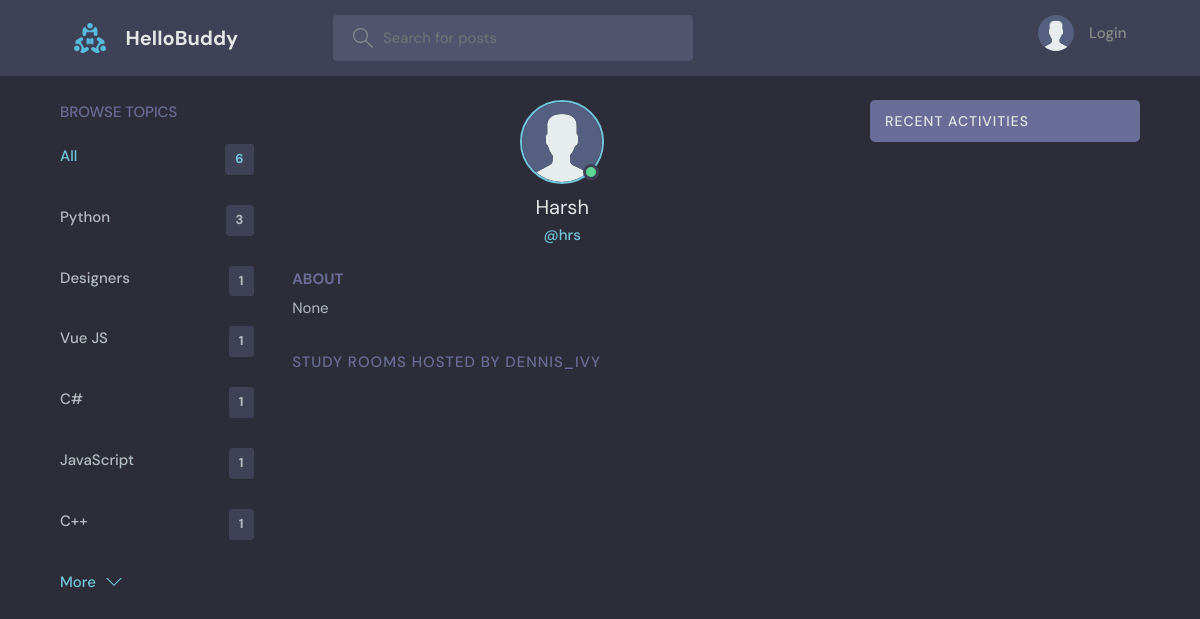
The app's page /profile/7/, older data.
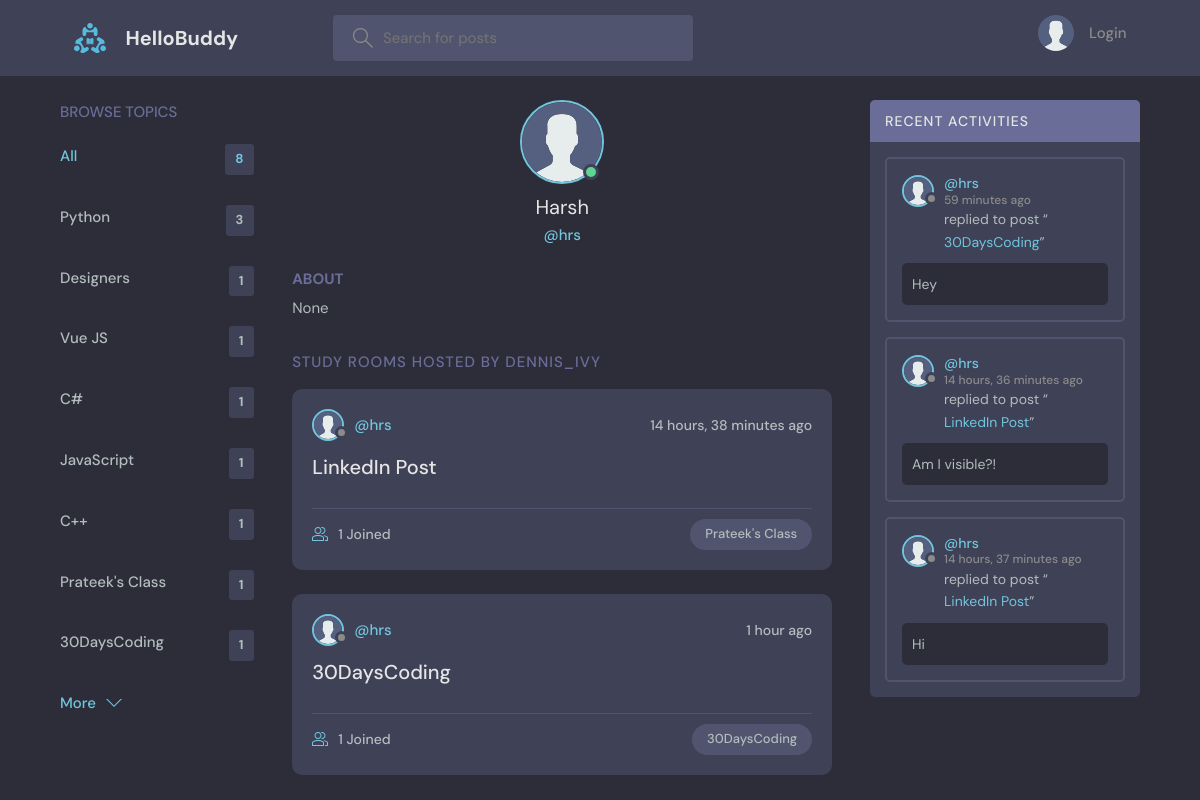
The same page, newer data.
### base/models.py (models this page shows, shortened)
class Topic(models.Model):
    name = models.CharField(max_length=200)

class User(AbstractUser):
    name = models.CharField(max_length=200, null=True)
    email = models.EmailField(unique=True, null=True)
    bio = models.TextField(null=True)
    avatar = models.ImageField(null=True, default="avatar.svg")
    USERNAME_FIELD = 'email'
    REQUIRED_FIELDS = []

class Room(models.Model):
    host = models.ForeignKey(User, on_delete=models.SET_NULL, null=True)
    topic = models.ForeignKey(Topic, on_delete=models.SET_NULL, null=True)
    name = models.CharField(max_length=200)
    description = models.TextField(null=True, blank=True)
    participants = models.ManyToManyField(
        User, related_name='participants', blank=True)
    updated = models.DateTimeField(auto_now=True)
    created = models.DateTimeField(auto_now_add=True)
    class Meta:
        ordering = ['-updated', '-created']
    def __str__(self):
        return self.name

class Message(models.Model):
    user = models.ForeignKey(User, on_delete=models.CASCADE)
    room = models.ForeignKey(Room, on_delete=models.CASCADE)
    body = models.TextField()
    updated = models.DateTimeField(auto_now=True)
    created = models.DateTimeField(auto_now_add=True)
    class Meta:
        ordering = ['-updated', '-created']

### base/views.py (the view)
# urls.py: path('profile/<str:pk>/', views.userProfile, name="user-profile"),
def userProfile(request, pk):
    user = User.objects.get(id=pk)
    rooms = user.room_set.all()
    room_messages = user.message_set.all()
    topics = Topic.objects.all()
    context = {'user': user, 'rooms': rooms,
               'room_messages': room_messages, 'topics': topics}
    return render(request, 'base/profile.html', context)

### base/templates/base/profile.html (shortened to what this page needs)
{% extends 'main.html' %}
{% block content %}
<main class="profile-page layout layout--3">
  <div class="container">
    {% include 'base/topics_component.html' %}
    <div class="roomList">
      <div class="profile">
        <div class="profile__avatar">
          <div class="avatar avatar--large active">
            <img src="{{user.avatar.url}}" />
          </div>
        </div>
        <div class="profile__info">
          <h3>{{user.name}}</h3>
          <p>@{{user.username}}</p>
        </div>
        <div class="profile__about">
          <h3>About</h3>
          <p>
            {{user.bio}}
          </p>
        </div>
      </div>
      <div class="roomList__header">
        <div>
          <h2>Study Rooms Hosted by dennis_ivy</a>
          </h2>
        </div>
      </div>
      {% include 'base/feed_component.html' %}
    </div>
    {% include 'base/activity_component.html' %}
  </div>
</main>
{% endblock content %}

### templates/main.html (shortened to what this page needs)
<!DOCTYPE html>
{% load static %}
<html lang="en">
<head>
    <link rel="stylesheet" href="{% static 'styles/style.css' %}" />
</head>
<body>
    {% include 'navbar.html' %}
    {% block content %}
    {% endblock %}
</body>
</html>

### templates/navbar.html (shortened to what this page needs)
{% load static %}
<header class="header header--loggedIn">
    <div class="container">
        <a href="{% url 'home' %}" class="header__logo">
            <img src="{% static 'images/logo.svg' %}" />
            <h1>HelloBuddy</h1>
        </a>
        <form class="header__search" method="GET" action="{% url 'home' %}">
            <label>
                <input name="q" placeholder="Search for posts" />
            </label>
        </form>
        <nav class="header__menu">
            {% if request.user.is_authenticated %}
            <div class="header__user">
                <a href="{% url 'update-user' %}">
                    <div class="avatar avatar--medium active">
                        <img src="{{request.user.avatar.url}}" />
                    </div>
                    <p>{{request.user.username}} <span>@{{request.user.username}}</span></p>
                </a>
                <button class="dropdown-button">
                    <svg version="1.1" xmlns="http://www.w3.org/2000/svg" width="32" height="32" viewBox="0 0 32 32">
                        <title>chevron-down</title>
                        <path d="M16 21l-13-13h-3l16 16 16-16h-3l-13 13z"></path>
                    </svg>
                </button>
            </div>
            {% else %}
            <a href="{% url 'login' %}">
                <img src="{% static 'images/avatar.svg' %}" />
                <p>Login</p>
            </a>
            {% endif %}
        </nav>
    </div>
</header>

### base/templates/base/topics_component.html
<div class="topics">
    <div class="topics__header">
        <h2>Browse Topics</h2>
    </div>
    <ul class="topics__list">
        <li>
            <a href="{% url 'home' %}" class="active">All <span>{{topics.count}}</span></a>
        </li>
        {% for topic in topics %}
        <li>
            <a href="{% url 'home' %}?q={{topic.name}}">{{topic.name}}<span>{{topic.room_set.all.count}}</span></a>
        </li>
        {% endfor %}
    </ul>
    <a class="btn btn--link" href="{% url 'topics' %}">
        More
        <svg version="1.1" xmlns="http://www.w3.org/2000/svg" width="32" height="32" viewBox="0 0 32 32">
            <title>chevron-down</title>
            <path d="M16 21l-13-13h-3l16 16 16-16h-3l-13 13z"></path>
        </svg>
    </a>
</div>

### base/templates/base/feed_component.html (shortened to what this page needs)
{% for room in rooms %}
<div class="roomListRoom">
    <div class="roomListRoom__header">
        <a href="{% url 'user-profile' room.host.id %}" class="roomListRoom__author">
            <div class="avatar avatar--small">
                <img src="{{room.host.avatar.url}}" />
            </div>
            <span>@{{room.host.username}}</span>
        </a>
        <div class="roomListRoom__actions">
            <span>{{room.created|timesince}} ago</span>
        </div>
    </div>
    <div class="roomListRoom__content">
        <a href="{% url 'room' room.id %}">{{room.name}}</a>
    </div>
    <div class="roomListRoom__meta">
        <a href="{% url 'room' room.id %}" class="roomListRoom__joined">
            {{room.participants.all.count}} Joined
        </a>
        <p class="roomListRoom__topic">{{room.topic.name}}</p>
    </div>
</div>
{% endfor %}

### base/templates/base/activity_component.html (shortened to what this page needs)
<div class="activities">
    <div class="activities__header">
        <h2>Recent Activities</h2>
    </div>
    {% for message in room_messages %}
    <div class="activities__box">
        <div class="activities__boxHeader roomListRoom__header">
            <a href="{% url 'user-profile' message.user.id %}" class="roomListRoom__author">
                <div class="avatar avatar--small">
                    <img src="{{message.user.avatar.url}}" />
                </div>
                <p>
                    @{{message.user.username}}
                    <span>{{message.created|timesince}} ago</span>
                </p>
            </a>
        </div>
        <div class="activities__boxContent">
            <p>replied to post “<a href="{% url 'room' message.room.id %}">{{message.room}}</a>”</p>
            <div class="activities__boxRoomContent">{{message.body}}</div>
        </div>
    </div>
    {% endfor %}
</div>

Row changes from the older to the newer data that the page shows:
added Topic: name "Prateek's Class", room_set.all.count "1"
added Topic: name "30DaysCoding", room_set.all.count "1"
added Room: host.avatar (placeholder picture), host.username "hrs", created "14 hours, 38 minutes", name "LinkedIn Post", participants.all.count "1", topic.name "Prateek's Class"
added Room: host.avatar (placeholder picture), host.username "hrs", created "1 hour", name "30DaysCoding", participants.all.count "1", topic.name "30DaysCoding"
added Message: user.avatar (placeholder picture), user.username "hrs", created "59 minutes", room "30DaysCoding", body "Hey"
added Message: user.avatar (placeholder picture), user.username "hrs", created "14 hours, 36 minutes", room "LinkedIn Post", body "Am I visible?!"
added Message: user.avatar (placeholder picture), user.username "hrs", created "14 hours, 37 minutes", room "LinkedIn Post", body "Hi"
Text that changed along with them:
{{ topics.count }}: "6" → "8"
